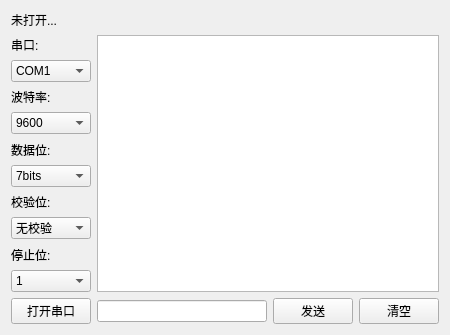
<?xml version="1.0" encoding="UTF-8"?>
<ui version="4.0">
 <class>Widget</class>
 <widget class="QWidget" name="Widget">
  <property name="geometry">
   <rect>
    <x>0</x>
    <y>0</y>
    <width>450</width>
    <height>335</height>
   </rect>
  </property>
  <property name="windowTitle">
   <string>Spacelan's 串口调试助手</string>
  </property>
  <layout class="QGridLayout" name="gridLayout">
   <item row="1" column="0">
    <layout class="QVBoxLayout" name="verticalLayout_2">
     <item>
      <widget class="QLabel" name="label">
       <property name="text">
        <string>串口:</string>
       </property>
      </widget>
     </item>
     <item>
      <widget class="QComboBox" name="portnameComboBox">
       <item>
        <property name="text">
         <string>COM1</string>
        </property>
       </item>
       <item>
        <property name="text">
         <string>COM2</string>
        </property>
       </item>
       <item>
        <property name="text">
         <string>COM3</string>
        </property>
       </item>
       <item>
        <property name="text">
         <string>COM4</string>
        </property>
       </item>
       <item>
        <property name="text">
         <string>COM5</string>
        </property>
       </item>
      </widget>
     </item>
     <item>
      <widget class="QLabel" name="label_2">
       <property name="text">
        <string>波特率:</string>
       </property>
      </widget>
     </item>
     <item>
      <widget class="QComboBox" name="baudRateComboBox">
       <item>
        <property name="text">
         <string>9600</string>
        </property>
       </item>
       <item>
        <property name="text">
         <string>115200</string>
        </property>
       </item>
      </widget>
     </item>
     <item>
      <widget class="QLabel" name="label_3">
       <property name="text">
        <string>数据位:</string>
       </property>
      </widget>
     </item>
     <item>
      <widget class="QComboBox" name="dataBitsComboBox">
       <item>
        <property name="text">
         <string>7bits</string>
        </property>
       </item>
       <item>
        <property name="text">
         <string>8bits</string>
        </property>
       </item>
      </widget>
     </item>
     <item>
      <widget class="QLabel" name="label_4">
       <property name="text">
        <string>校验位:</string>
       </property>
      </widget>
     </item>
     <item>
      <widget class="QComboBox" name="parityComboBox">
       <item>
        <property name="text">
         <string>无校验</string>
        </property>
       </item>
       <item>
        <property name="text">
         <string>奇校验</string>
        </property>
       </item>
       <item>
        <property name="text">
         <string>偶校验</string>
        </property>
       </item>
      </widget>
     </item>
     <item>
      <widget class="QLabel" name="label_5">
       <property name="text">
        <string>停止位:</string>
       </property>
      </widget>
     </item>
     <item>
      <widget class="QComboBox" name="stopbitsComboBox">
       <item>
        <property name="text">
         <string>1</string>
        </property>
       </item>
       <item>
        <property name="text">
         <string>1.5</string>
        </property>
       </item>
       <item>
        <property name="text">
         <string>2</string>
        </property>
       </item>
      </widget>
     </item>
     <item>
      <widget class="QPushButton" name="openclosebtn">
       <property name="text">
        <string>打开串口</string>
       </property>
      </widget>
     </item>
    </layout>
   </item>
   <item row="1" column="1">
    <layout class="QVBoxLayout" name="verticalLayout">
     <item>
      <widget class="QTextBrowser" name="recieveTextBrowser"/>
     </item>
     <item>
      <layout class="QHBoxLayout" name="horizontalLayout">
       <item>
        <widget class="QLineEdit" name="sendLineEdit">
         <property name="inputMask">
          <string/>
         </property>
         <property name="text">
          <string/>
         </property>
         <property name="placeholderText">
          <string/>
         </property>
        </widget>
       </item>
       <item>
        <widget class="QPushButton" name="sendbtn">
         <property name="text">
          <string>发送</string>
         </property>
        </widget>
       </item>
       <item>
        <widget class="QPushButton" name="clearbtn">
         <property name="text">
          <string>清空</string>
         </property>
        </widget>
       </item>
      </layout>
     </item>
    </layout>
   </item>
   <item row="0" column="0">
    <widget class="QLabel" name="appName">
     <property name="text">
      <string>未打开...</string>
     </property>
    </widget>
   </item>
  </layout>
 </widget>
 <layoutdefault spacing="6" margin="11"/>
 <resources/>
 <connections/>
</ui>
